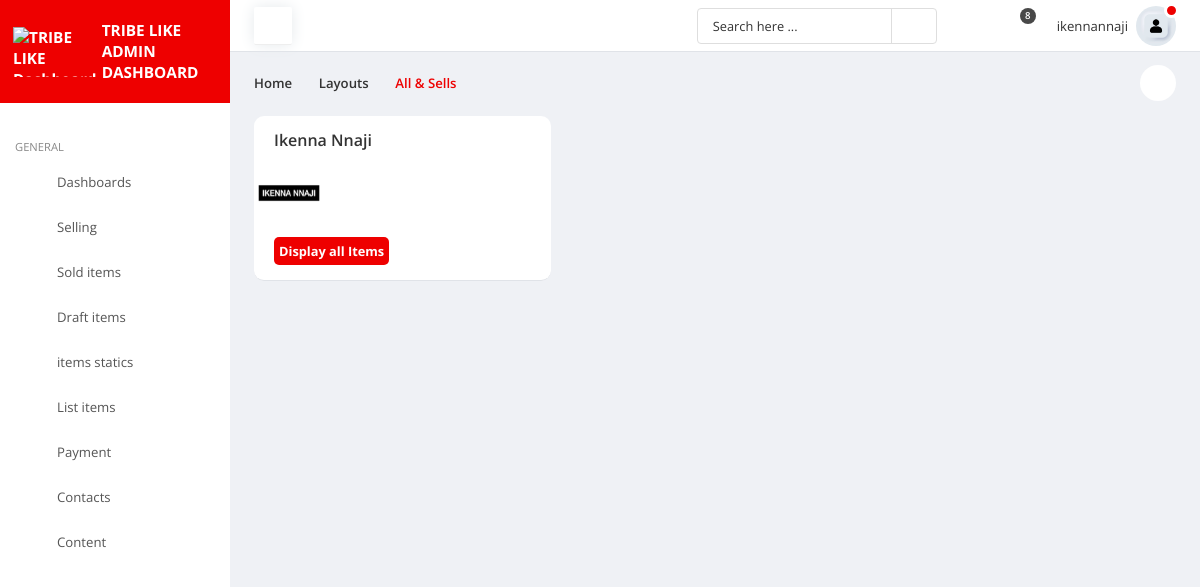
/draft_sells/ (signed in), run on the app's committed database.
### users/models.py (models this page shows, shortened)
class Profile(models.Model):
	user = models.OneToOneField(User, on_delete=models.CASCADE)
	image = models.ImageField(default='default.png', upload_to='profiles')

### Like/models.py (models this page shows, shortened)
class BOUTIQUE_REQUEST(models.Model):
    user =  models.ForeignKey(User,on_delete=models.CASCADE,default=False)
    Boutique_name = models.CharField(max_length=140)
    address = models.CharField(max_length=500, default='Default Business address')
    items_to_sell = models.CharField(max_length=200)
    number =  models.CharField(max_length=140)
    where_else_you_sell = models.CharField(max_length=900)
    social_media =  models.TextField()
    approved = models.BooleanField(default=False)
    about_your_business = models.TextField()
    brand_logo = models.ImageField(blank=True,null=True)
    brand_banner = models.ImageField(blank=True,null=True)
    country = models.CharField(max_length=140)
    hear_about_us = models.CharField(max_length=900)
    products_image1 = models.ImageField(blank=True,null=True,default="null")
    products_image2 = models.ImageField(blank=True,null=True,default="null")
    products_image3 = models.ImageField(blank=True,null=True,default="null")
    products_image4 = models.ImageField(blank=True,null=True,default="null")
    def get_absolute_urls(self):
        return reverse("core:dashboard", kwargs={
            'pk': self.pk
        })

### Like/views.py (the view)
# urls.py: path('draft_sells/', views.Dashboard_draft, name="Dashboard_draft"),
def Dashboard_draft(request):
	BOUTIQUE_ = BOUTIQUE_REQUEST.objects.filter(user=request.user).filter(approved=True).order_by('-id')
	vendors_list = BOUTIQUE_[0:4]
	vendors_list2 = BOUTIQUE_[4:8]
	vendors_list3 = BOUTIQUE_[8:12]
	context = {
		"vendors_list":vendors_list,
		"vendors_list2":vendors_list2,
		"vendors_list3":vendors_list3,
	}
	return render(request,"dashboard/draft.html",context)

### template/dashboard/draft.html (shortened to what this page needs)
{% load static %}
{% include "dashboard/base.html" %}
{% include "dashboard/navbar.html" %}
<div class="page-content">
    {% include "dashboard/navtop.html" %}
    <div class="page-header">
        <ol class="breadcrumb">
            <li class="breadcrumb-item">Home</li>
            <li class="breadcrumb-item">Layouts</li>
            <li class="breadcrumb-item active">All  &amp; Sells</li>
        </ol>
        <ul class="app-actions">
            <li>
                <a href="#" id="reportrange">
                    <i class="icon-chevron-down"></i>
                </a>
            </li>
            <li>
                <a href="#">
                    <i class="icon-export"></i>
                </a>
            </li>
        </ul>
    </div>
    <div class="main-container">
        <div class="row gutters">
            <div class="col-xl-4 col-lg-4 col-md-4 col-sm-4 col-12">
                {% for i in vendors_list %}
                <div class="card lobipanel-sortable">
                    <div class="card-header">
                        <div class="card-title">{{i.Boutique_name}}</div>
                    </div>
                    <img src="{{i.brand_logo.url}}" style="float:right;width: 70px;height: 58px;">
                   <div class="card-body">
                        <a href="{{i.get_absolute_urls}}" style="background-color: #ee0000;color: #fff; padding: 5px; font-weight: bold; border-radius: 5px;"> Display all Items</a>
                    </div>
                </div>
                {% endfor %}
            </div>
            <div class="col-xl-4 col-lg-4 col-md-4 col-sm-4 col-12">
            </div>
            <div class="col-xl-4 col-lg-4 col-md-4 col-sm-4 col-12">
            </div>
        </div>
    </div>
</div>
{% include "dashboard/footer.html" %}

### template/dashboard/navtop.html (shortened to what this page needs)
   <header class="header">
    <div class="toggle-btns">
        <a id="pin-sidebar" href="#">
            <i class="icon-list"></i>
        </a>
    </div>
    <div class="header-items">
        <div class="custom-search">
            <input type="text" class="search-query" placeholder="Search here ...">
            <i class="icon-search1"></i>
        </div>
        <ul class="header-actions">
            <li class="dropdown">
                <a href="#" id="notifications" data-toggle="dropdown" aria-haspopup="true">
                    <i class="icon-box"></i>
                </a>
            </li>
            <li class="dropdown">
                <a href="#" id="notifications" data-toggle="dropdown" aria-haspopup="true">
                    <i class="icon-bell"></i>
                    <span class="count-label">8</span>
                </a>
            </li>
            <li class="dropdown">
                <a href="#" id="userSettings" class="user-settings" data-toggle="dropdown" aria-haspopup="true">
                    <span class="user-name">{{user.username}}</span>
                    <span class="avatar">
                        <img src="{{user.profile.image.url}}" alt="avatar">
                        <span class="status busy"></span>
                    </span>
                </a>
            </li>
        </ul>
    </div>
</header>

### data on the page
BOUTIQUE_REQUEST: Boutique_name "Ikenna Nnaji", brand_logo (picture)

### other printed values
{{ user.username }} "ikennannaji"
